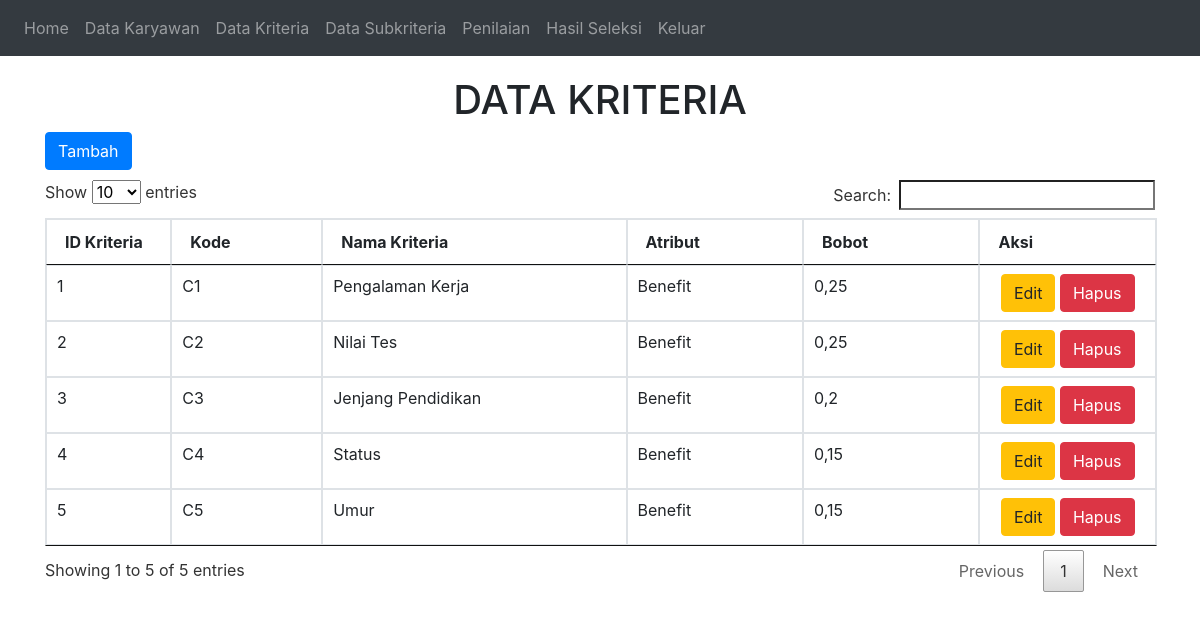
/home.php?page=kriteria, run on the app's committed database.
### tables this page shows
CREATE TABLE `kriteria` (
  `id` int(5) NOT NULL,
  `kode` varchar(5) NOT NULL,
  `nama_kriteria` varchar(25) NOT NULL,
  `atribut` varchar(10) NOT NULL,
  `bobot` varchar(5) NOT NULL
);

### tampil_kriteria.php (the view, shortened to what this page needs)
<h1 align="center">DATA KRITERIA</h1>
<a class="btn btn-primary" href="?page=kriteria&action=tambah" style="margin-bottom: 10px">Tambah</a>
<table class="table table-bordered" id="myTable">
    <thead>
      <tr>
        <th width="60px">ID Kriteria</th>
        <th width="80px">Kode</th>
        <th width="200px">Nama Kriteria</th>
		<th width="100px">Atribut</th>
		<th width="100px">Bobot</th>
		<th width="100px">Aksi</th>
      </tr>
    </thead>
    <tbody>
	 <?php
     $sql = "SELECT*FROM kriteria ORDER BY id ASC";
     $result = $conn->query($sql);
     while($row = $result->fetch_assoc()) {
	 ?>
		 <tr>
			<td><?php echo $row['id']; ?></td>
			<td><?php echo $row['kode']; ?></td>
			<td><?php echo $row['nama_kriteria']; ?></td>
			<td><?php echo $row['atribut']; ?></td>
			<td><?php echo $row['bobot']; ?></td>
			<td align="center">
				<a class="btn btn-warning" href="?page=kriteria&action=update&id=<?php echo $row['id']; ?>">Edit</a>
				<a onclick="return confirm('Yakin menghapus data ini ?')" class="btn btn-danger" href="?page=kriteria&action=hapus&id=<?php echo $row['id']; ?>">Hapus</a>
			</td>
		 </tr>
	 <?php
		 }
	 ?>
   </tbody>
</table>

### data on the page
kriteria: id "1", kode "C1", nama_kriteria "Pengalaman Kerja", atribut "Benefit", bobot "0,25"
kriteria: id "2", kode "C2", nama_kriteria "Nilai Tes", atribut "Benefit", bobot "0,25"
kriteria: id "3", kode "C3", nama_kriteria "Jenjang Pendidikan", atribut "Benefit", bobot "0,2"
kriteria: id "4", kode "C4", nama_kriteria "Status", atribut "Benefit", bobot "0,15"
kriteria: id "5", kode "C5", nama_kriteria "Umur", atribut "Benefit", bobot "0,15"
